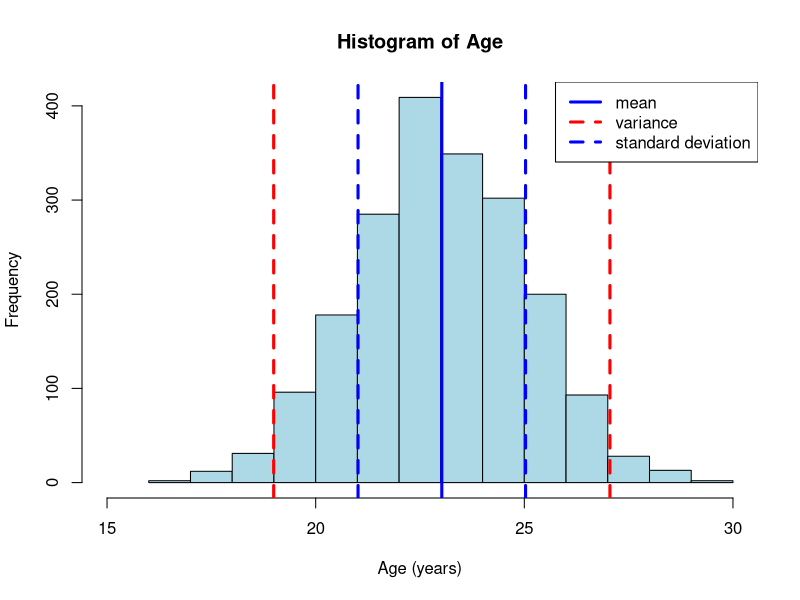
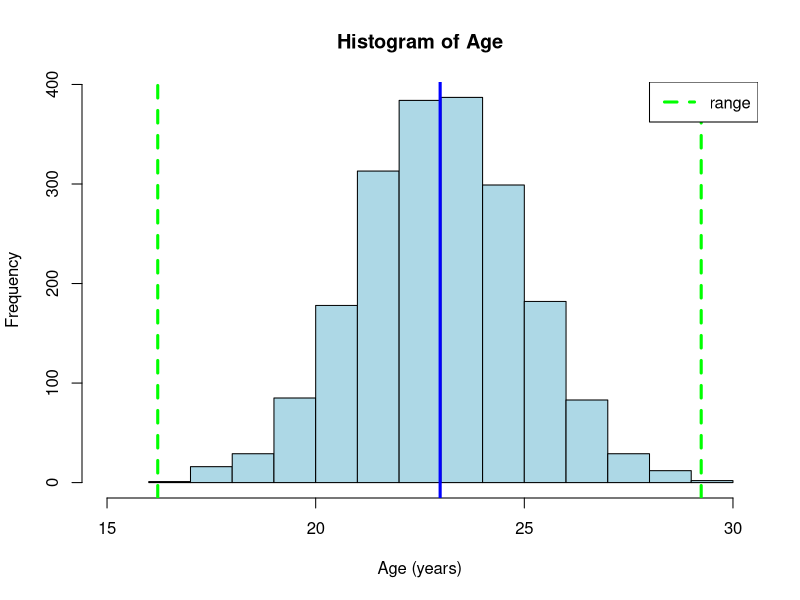
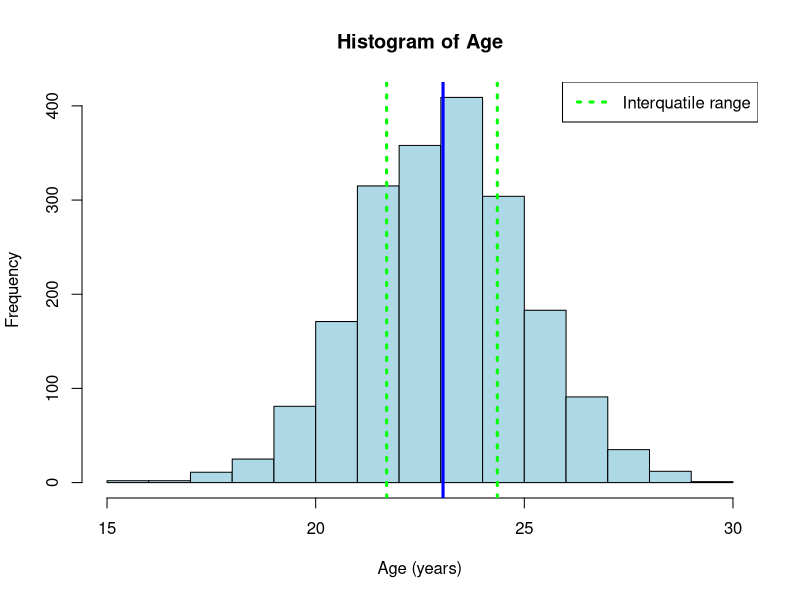

These charts were generated, in order, by the following R code:
## ---- chunk 1
knitr::opts_chunk$set(echo = TRUE)
## ---- chunk 2
Age=c(20, 18,19, 18,18,18,20) # List of 7 numbers
## Cacluate the variance in the long form
Age-mean(Age) # Each element minus the mean
(Age-mean(Age))^2# Each element minus the mean
sum((Age-mean(Age))^2)/6 #Sum the elements and divide by (7-1)=6
# Or just use the function
var(Age)
## ---- chunk 3
Age=c(20, 18,19, 18,18,18,20) # List of 7 numbers
sd(Age) # Each element minus the mean
## ---- chunk 4
Age<-rnorm(2000,23,2)
hist(Age,col="lightblue",xlab="Age (years)",xlim=c(15,30)) # Histogram of the 7 numbers
abline(v=mean(Age),col="blue",lwd=3)# line indicating the mean
abline(v=c(mean(Age)-var(Age),mean(Age)+var(Age)), col=c("red", "red"), lty=c(2,2), lwd=c(3, 3))
abline(v=c(mean(Age)-sd(Age),mean(Age)+sd(Age)), col=c("blue", "blue"), lty=c(2,2), lwd=c(3, 3))
legend("topright",c("mean","variance","standard deviation"),lwd=c(3,3,3),lty=c(1,2,2),col=c("blue","red","blue"))

## ---- chunk 5
Age=c(20,18,19,18,18,18,20) # List of 7 numbers

median(Age)

## ---- chunk 6
Age<-rnorm(2000,23,2)
hist(Age,col="lightblue",xlab="Age (years)",xlim=c(15,30)) # Histogram of the 7 numbers
abline(v=mean(Age),col="blue",lwd=3)# line indicating the mean
abline(v=range(Age), col=c("green", "green"), lty=c(2,2), lwd=c(3, 3))
legend("topright",c("range"),lwd=c(3),lty=c(2),col=c("green"))

## ---- chunk 7
Age<-rnorm(2000,23,2)
hist(Age,col="lightblue",xlab="Age (years)",xlim=c(15,30)) # Histogram of the 7 numbers
abline(v=mean(Age),col="blue",lwd=3)# line indicating the mean
abline(v=c(quantile(Age, 1/4) , quantile(Age, 3/4)), col=c("green", "green"), lty=c(3,3), lwd=c(3, 3))
legend("topright",c("Interquatile range"),lwd=c(3),lty=c(3),col=c("green"))
